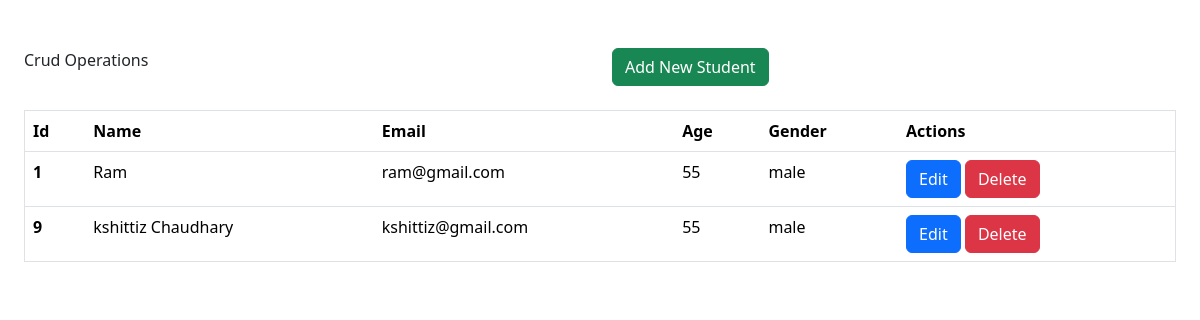
Page /stud-table/ on the committed database.
### crud/models.py (models this page shows, shortened)
class Student(models.Model):
    GERDER_CHOICES = [
        ('male', 'male'),
        ('female', 'female'),
        ('others', 'others'),
    ]
    stu_name = models.CharField(max_length=100)
    stu_age = models.IntegerField()
    stu_email = models.EmailField()
    gender = models.CharField(choices=GERDER_CHOICES, max_length=50)

### crud/views.py (the view)
# urls.py: path('stud-table/', student_table, name="student-table"),
def student_table(request):
    students = Student.objects.all()
    context = {'keys': students}
    return render(request, 'crud/student-table.html', context)

### crud/templates/crud/student-table.html (shortened to what this page needs)
{% extends 'main/base.html' %}
{% block content %}
<div class="container-fluid p-4">
  <div class="row my-4">
    <div class="col-6">Crud Operations</div>
    <div class="col-6">
      <a href="{% url 'register' %}" class="btn btn-success">Add New Student</a>
    </div>
  </div>
  <div class="row">
    <div class="col-12">
      <table class="table border">
        <thead>
          <tr>
            <th scope="col">Id</th>
            <th scope="col">Name</th>
            <th scope="col">Email</th>
            <th scope="col">Age</th>
            <th scope="col">Gender</th>
            <th scope="col">Actions</th>
          </tr>
        </thead>
        <tbody>
          {% for counter in keys %}
          <tr>
            <th scope="row">{{ counter.id }}</th>
            <td>{{ counter.stu_name }}</td>
            <td>{{ counter.stu_email }}</td>
            <td>{{ counter.stu_age }}</td>
            <td>{{ counter.gender }}</td>
            <td>
              <a href="{% url 'update' counter.id  %}" class="btn btn-primary">
                Edit
              </a>
              <a href="{% url 'delete' counter.id %}" class="btn btn-danger">
                Delete
              </a>
            </td>
          </tr>
          {% endfor %}
        </tbody>
      </table>
    </div>
  </div>
</div>
{% endblock %}

### rows in the picture
Student: id "1", stu_name "Ram", stu_email "ram@gmail.com", stu_age "55", gender "male"
Student: id "9", stu_name "kshittiz Chaudhary", stu_email "kshittiz@gmail.com", stu_age "55", gender "male"
